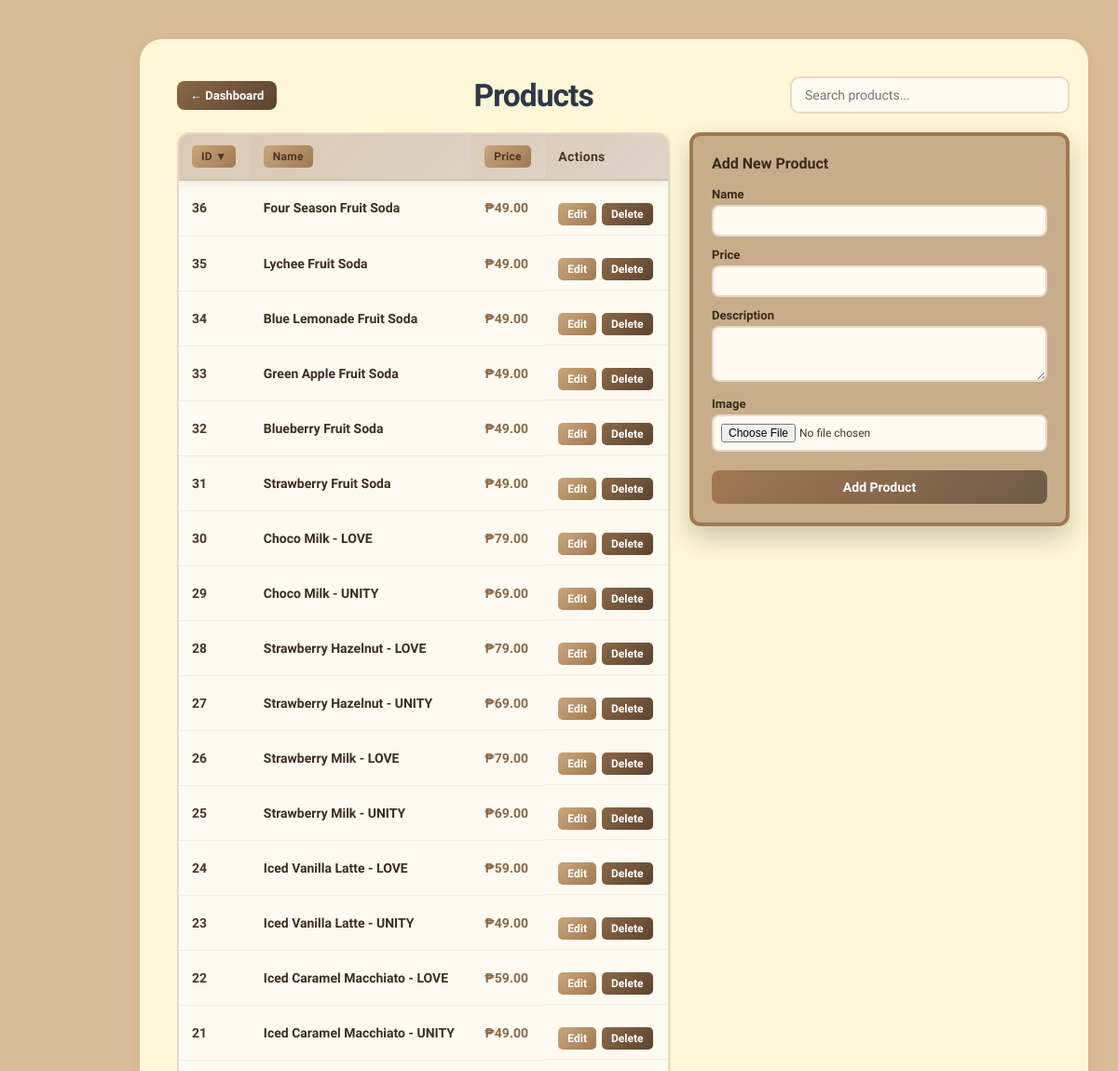
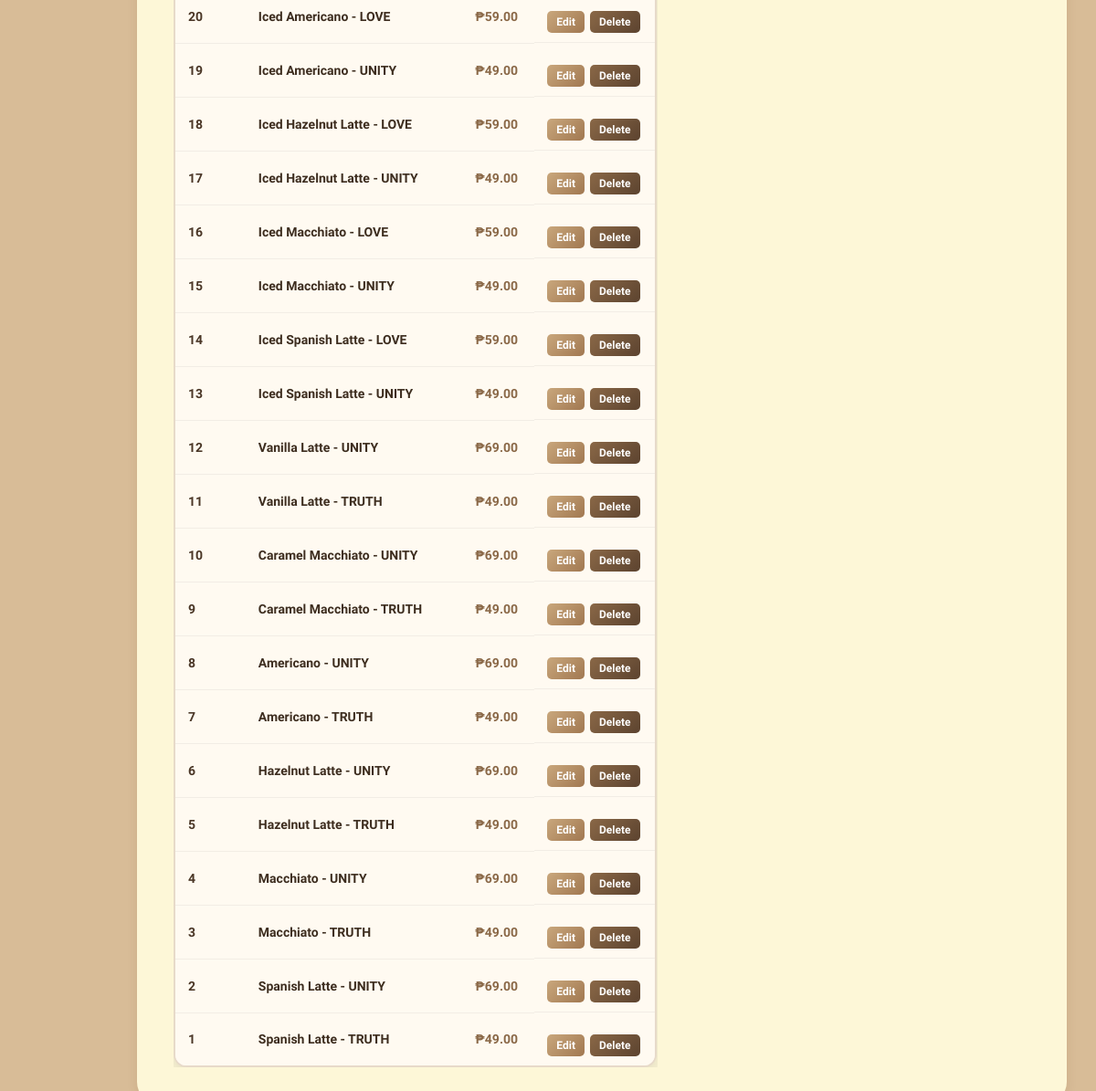
Page /admin/products.php?sort=id&dir=desc (signed in) on the committed database (2 pictures, top to bottom).
### tables this page shows
CREATE TABLE IF NOT EXISTS products (
  id INT AUTO_INCREMENT PRIMARY KEY,
  name VARCHAR(191) NOT NULL,
  price DECIMAL(10,2) NOT NULL DEFAULT 0,
  description TEXT,
  recipe_description TEXT,
  image_path VARCHAR(255),
  created_at TIMESTAMP DEFAULT CURRENT_TIMESTAMP
);

### admin/products.php (the view, shortened to what this page needs)
<?php
include '../database.php';
$allowedCols = ['id' => 'id', 'name' => 'name', 'price' => 'price'];
$sort = $_GET['sort'] ?? 'id';
$dir = strtolower($_GET['dir'] ?? 'asc');
$sortCol = $allowedCols[$sort] ?? 'id';
$dir = ($dir === 'desc') ? 'desc' : 'asc';
$orderSql = "$sortCol " . strtoupper($dir);
$res = $conn->query("SELECT * FROM products ORDER BY $orderSql");
?>
<!doctype html>
<html>
<head>
<link rel="stylesheet" href="../css/style.css">
<link rel="stylesheet" href="../css/design.css">
<link rel="stylesheet" href="../css/admin.css">
</head>
<body>
<main class="container">
  <div class="content-wrapper products-wrap">
    <div class="products-title-row">
      <a href="dashboard.php" class="back-to-dashboard">← Dashboard</a>
      <h1>Products</h1>
      <input type="search" class="products-search" placeholder="Search products..." id="productSearch" onkeyup="filterProducts()">
    </div>
    <div class="admin-main-container">
      <div class="products-grid">
        <div class="product-list-shell">
        <table class="product-list-table">
          <thead>
            <tr>
              <?php
                function nextDir($col, $sort, $dir) { return ($sort === $col && $dir === 'asc') ? 'desc' : 'asc'; }
                function dirArrow($col, $sort, $dir) {
                  if ($sort !== $col) return '';
                  return $dir === 'asc' ? ' ▲' : ' ▼';
                }
              ?>
              <th>
                <a href="?sort=id&dir=<?= nextDir('id', $sort, $dir) ?>">ID<?= dirArrow('id', $sort, $dir) ?></a>
              </th>
              <th>
                <a href="?sort=name&dir=<?= nextDir('name', $sort, $dir) ?>">Name<?= dirArrow('name', $sort, $dir) ?></a>
              </th>
              <th>
                <a href="?sort=price&dir=<?= nextDir('price', $sort, $dir) ?>">Price<?= dirArrow('price', $sort, $dir) ?></a>
              </th>
              <th>Actions</th>
            </tr>
          </thead>
          <tbody>
            <?php while($r=$res->fetch_assoc()): ?>
            <tr>
              <td class="product-id"><?= $r['id'] ?></td>
              <td class="product-name"><?= htmlspecialchars($r['name']) ?></td>
              <td class="product-price">₱<?= number_format($r['price'],2) ?></td>
              <td class="product-actions">
                <button class="edit-btn" onclick="openEditModal(<?= $r['id'] ?>, '<?= htmlspecialchars(addslashes($r['name'])) ?>')">Edit</button>
                <a href="product_delete.php?id=<?= $r['id'] ?>" class="delete-btn" onclick="return confirm('Delete this product?')">Delete</a>
              </td>
            </tr>
            <?php endwhile; ?>
          </tbody>
        </table>
        </div>
      </div>
      <aside class="product-add-panel">
        <h3>Add New Product</h3>
        <form method="post" action="product_add.php" enctype="multipart/form-data">
          <div class="form-group-compact">
            <label>Name</label>
            <input type="text" name="name" required>
          </div>
          <div class="form-group-compact">
            <label>Price</label>
            <input type="number" name="price" step="0.01" required>
          </div>
          <div class="form-group-compact">
            <label>Description</label>
            <textarea name="description"></textarea>
          </div>
          <div class="form-group-compact">
            <label>Image</label>
            <input type="file" name="image" accept="image/*">
          </div>
          <button type="submit" class="form-submit">Add Product</button>
        </form>
      </aside>
    </div>
  </div>
</main>
</body>
</html>

### css/style.css (style rules this page uses)
body { font-family:Arial,Helvetica,sans-serif;background:#f7f7f9;color:#222;margin:0 }
.container { padding:24px }
.product-actions { margin-top: 14px; }
body { font-family:'Segoe UI',Arial,Helvetica,sans-serif;background:#f7f7f9;color:#222;margin:0 }
h1 { font-size:2.1em; margin-bottom:18px; font-weight:700; color:#2d3748; letter-spacing:-1px; }

### css/design.css (style rules this page uses)
:root { --bg: #D8BC97; --panel: #FDF7D7; --accent: #A17851; --accent-dark: #6F5A47; --text: #4C3D2F; }
body, button, input, select, textarea { font-family: 'Viga', Arial, Helvetica, sans-serif; color: var(--text); }
html, body { height: 100%; margin: 0; background: var(--bg); }
.container { max-width: 1440px; margin: 18px auto; position: relative; padding: 24px 32px 24px 120px; }
.content-wrapper { background: var(--panel); border-radius: 24px; padding: 40px 20px 40px 40px; box-shadow: 0 4px 12px rgba(103,55,9,0.1); margin-bottom: 20px; margin-right: 480px; }
@media (max-width: 1200px) { .container { padding-left: 150px; } }
@media (max-width:1200px) { .content-wrapper { background: var(--panel); border-radius: 24px; padding: 40px 20px 40px 40px; margin-right: 0; flex: 1; } }

### rows in the picture
products: id "36", name "Four Season Fruit Soda", price "49.00"
products: id "35", name "Lychee Fruit Soda", price "49.00"
products: id "34", name "Blue Lemonade Fruit Soda", price "49.00"
products: id "33", name "Green Apple Fruit Soda", price "49.00"
products: id "32", name "Blueberry Fruit Soda", price "49.00"
products: id "31", name "Strawberry Fruit Soda", price "49.00"
products: id "30", name "Choco Milk - LOVE", price "79.00"
products: id "29", name "Choco Milk - UNITY", price "69.00"
products: id "28", name "Strawberry Hazelnut - LOVE", price "79.00"
products: id "27", name "Strawberry Hazelnut - UNITY", price "69.00"
products: id "26", name "Strawberry Milk - LOVE", price "79.00"
products: id "25", name "Strawberry Milk - UNITY", price "69.00"
products: id "24", name "Iced Vanilla Latte - LOVE", price "59.00"
products: id "23", name "Iced Vanilla Latte - UNITY", price "49.00"
products: id "22", name "Iced Caramel Macchiato - LOVE", price "59.00"
products: id "21", name "Iced Caramel Macchiato - UNITY", price "49.00"
products: id "20", name "Iced Americano - LOVE", price "59.00"
products: id "19", name "Iced Americano - UNITY", price "49.00"
products: id "18", name "Iced Hazelnut Latte - LOVE", price "59.00"
products: id "17", name "Iced Hazelnut Latte - UNITY", price "49.00"
products: id "16", name "Iced Macchiato - LOVE", price "59.00"
products: id "15", name "Iced Macchiato - UNITY", price "49.00"
products: id "14", name "Iced Spanish Latte - LOVE", price "59.00"
products: id "13", name "Iced Spanish Latte - UNITY", price "49.00"
products: id "12", name "Vanilla Latte - UNITY", price "69.00"
products: id "11", name "Vanilla Latte - TRUTH", price "49.00"
products: id "10", name "Caramel Macchiato - UNITY", price "69.00"
products: id "9", name "Caramel Macchiato - TRUTH", price "49.00"
products: id "8", name "Americano - UNITY", price "69.00"
products: id "7", name "Americano - TRUTH", price "49.00"
products: id "6", name "Hazelnut Latte - UNITY", price "69.00"
products: id "5", name "Hazelnut Latte - TRUTH", price "49.00"
products: id "4", name "Macchiato - UNITY", price "69.00"
products: id "3", name "Macchiato - TRUTH", price "49.00"
products: id "2", name "Spanish Latte - UNITY", price "69.00"
products: id "1", name "Spanish Latte - TRUTH", price "49.00"

### other values in the picture
dirArrow('id', $sort, $dir) "▼"
